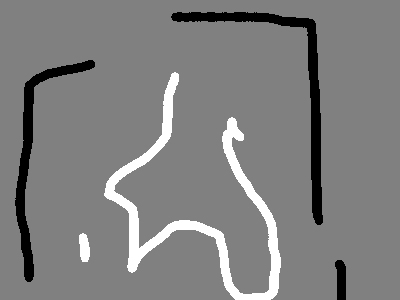
%> input picture pick-seed/361.jpg, 400 x 300 px
$ octave testMainColor.m   (GNU Octave 9; MATLAB toolbox functions it lacks are replaced by stand-ins)
%> lines starting %> are read from the running program, lines starting %| are printed output that depends on the picture; in (x1, y1, x2, y2) boxes, pixels count from 0 and x2, y2 are one past the last pixel; in counts of white or black regions, pixels touching at a corner belong together; the program's own positions count from 1
I = imread('./pick/361.jpg');
%> I is the input picture: size 300x400x3 uint8; min 0, max 255, mean 127.9
seg = imread('./pick-gt/361.png');
I = ceil((double(I) + 0.5) / 16);
%> I: size 300x400x3 double
seg = double(seg) / 255.0 > 0.5;
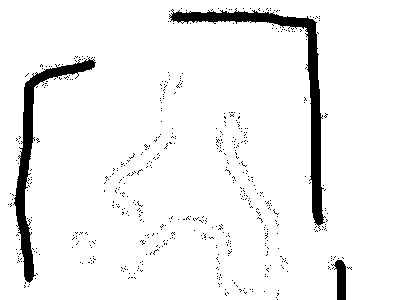
%> seg: size 300x400x3 logical; 94% white; 564 black regions (561 under 20 px), largest, box (x1, y1, x2, y2) and area: (169, 8, 326, 231) 3319, (13, 57, 96, 283) 2580, (331, 260, 346, 300) 366
colorStat = zeros(16,16,16);
width = size(I, 2);
%> width = 400
height = size(I,1);
%> height = 300
for i = 1:height
for j = 1:width
if seg(i,j) == 1
colorStat(I(i,j,1),I(i,j,2),I(i,j,3)) = colorStat(I(i,j,1),I(i,j,2),I(i,j,3)) + 1;
end
end
end
colorStat = colorStat / sum(seg(:));
colorStat2 = reshape(colorStat, [16^3, 1]);
%> colorStat2 = 4096 values, max 0.316 at index 2185, min 0 at index 1, mean 8.14e-05
c = sort(colorStat2,'descend');
%> c = 4096 values, max 0.316 at index 1, min 0 at index 3, mean 8.14e-05
save main.mat c;

$ run again, with pick-seed/1004.jpg copied over pick-seed/361.jpg
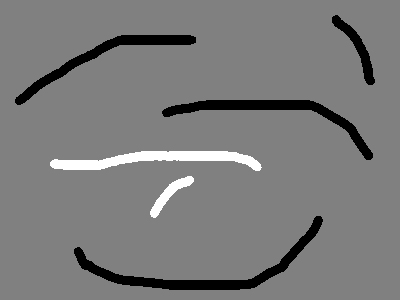
%> input picture pick-seed/1004.jpg, 400 x 300 px
%> I is the input picture: size 300x400x3 uint8; min 0, max 255, mean 122.8
%> I: size 300x400x3 double
%> `seg = double(seg) / 255.0 > 0.5;`:
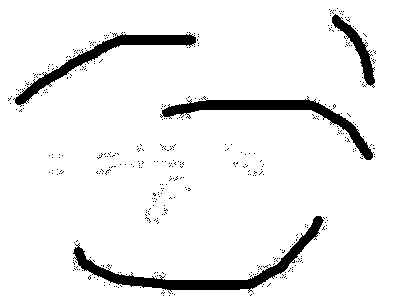
%> seg: size 300x400x3 logical; 92.9% white; 455 black regions (451 under 20 px), largest, box (x1, y1, x2, y2) and area: (73, 216, 324, 293) 2794, (160, 96, 374, 160) 2284, (13, 32, 196, 107) 1942, (332, 14, 375, 88) 779
%> colorStat2 = 4096 values, max 0.326 at index 2185, min 0 at index 1, mean 8.14e-05
%> c = 4096 values, max 0.326 at index 1, min 0 at index 3, mean 8.14e-05

$ run again, with pick-seed/101.jpg copied over pick-seed/361.jpg
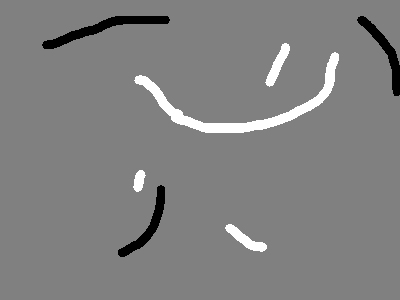
%> input picture pick-seed/101.jpg, 400 x 300 px
%> I is the input picture: size 300x400x3 uint8; min 0, max 255, mean 128.8
%> I: size 300x400x3 double
%> `seg = double(seg) / 255.0 > 0.5;`:
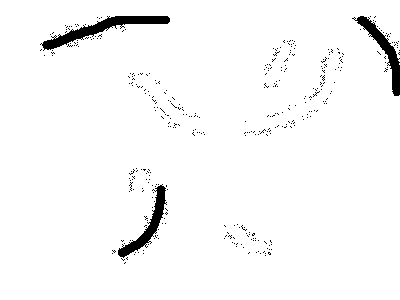
%> seg: size 300x400x3 logical; 97.1% white; 374 black regions (371 under 20 px), largest, box (x1, y1, x2, y2) and area: (40, 16, 170, 51) 1189, (352, 16, 400, 96) 835, (118, 184, 167, 258) 819
%> colorStat2 = 4096 values, max 0.323 at index 2185, min 0 at index 1, mean 8.14e-05
%> c = 4096 values, max 0.323 at index 1, min 0 at index 3, mean 8.14e-05

$ run again, with pick-seed/1039.jpg copied over pick-seed/361.jpg
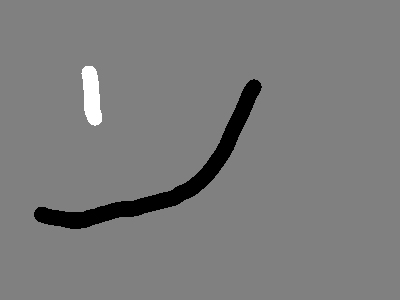
%> input picture pick-seed/1039.jpg, 400 x 300 px
%> I is the input picture: size 300x400x3 uint8; min 0, max 255, mean 124.1
%> I: size 300x400x3 double
%> `seg = double(seg) / 255.0 > 0.5;`:
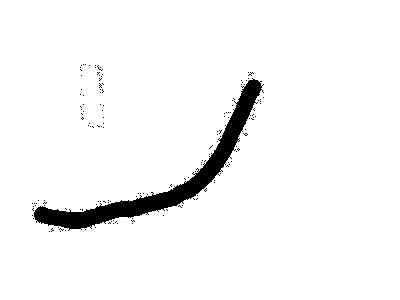
%> seg: size 300x400x3 logical; 95.9% white; 151 black regions (150 under 20 px), largest, box (x1, y1, x2, y2) and area: (34, 78, 264, 231) 4679
%> colorStat2 = 4096 values, max 0.331 at index 2185, min 0 at index 1, mean 8.14e-05
%> c = 4096 values, max 0.331 at index 1, min 0 at index 3, mean 8.14e-05
